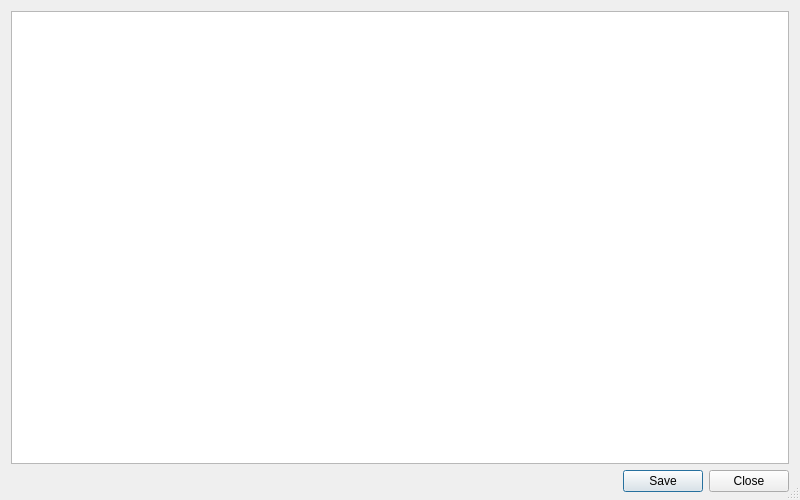
<?xml version="1.0" encoding="UTF-8"?>
<ui version="4.0">
 <class>LogDisplayDialog</class>
 <widget class="QDialog" name="LogDisplayDialog">
  <property name="geometry">
   <rect>
    <x>0</x>
    <y>0</y>
    <width>800</width>
    <height>500</height>
   </rect>
  </property>
  <property name="windowTitle">
   <string>AspeQt Log View</string>
  </property>
  <property name="sizeGripEnabled">
   <bool>true</bool>
  </property>
  <property name="modal">
   <bool>false</bool>
  </property>
  <layout class="QVBoxLayout" name="verticalLayout">
   <property name="bottomMargin">
    <number>8</number>
   </property>
   <item>
    <widget class="QTextEdit" name="textEdit">
     <property name="readOnly">
      <bool>true</bool>
     </property>
     <property name="font">
      <font>
       <family>Courier New</family>
      </font>
     </property>
    </widget>
   </item>
   <item>
    <widget class="QDialogButtonBox" name="buttonBox">
     <property name="sizePolicy">
      <sizepolicy hsizetype="MinimumExpanding" vsizetype="Fixed">
       <horstretch>0</horstretch>
       <verstretch>0</verstretch>
      </sizepolicy>
     </property>
     <property name="standardButtons">
      <set>QDialogButtonBox::Close|QDialogButtonBox::Save</set>
     </property>
    </widget>
   </item>
  </layout>
 </widget>
 <resources/>
 <connections>
  <connection>
   <sender>buttonBox</sender>
   <signal>clicked(QAbstractButton*)</signal>
   <receiver>LogDisplayDialog</receiver>
   <slot>accept()</slot>
   <hints>
    <hint type="sourcelabel">
     <x>193</x>
     <y>431</y>
    </hint>
    <hint type="destinationlabel">
     <x>151</x>
     <y>230</y>
    </hint>
   </hints>
  </connection>
  <connection>
   <sender>buttonBox</sender>
   <signal>clicked(QAbstractButton*)</signal>
   <receiver>LogDisplayDialog</receiver>
   <slot>reject()</slot>
   <hints>
    <hint type="sourcelabel">
     <x>193</x>
     <y>431</y>
    </hint>
    <hint type="destinationlabel">
     <x>151</x>
     <y>230</y>
    </hint>
   </hints>
  </connection>
 </connections>
</ui>
